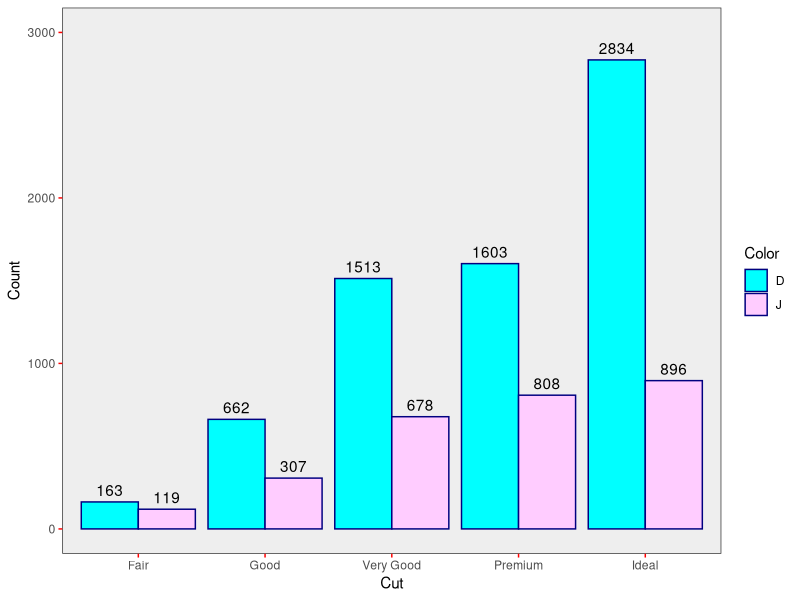

Here is the R script that generated this plot:
library(ggplot2)
library(dplyr)

# Sử dụng dataframe diamonds có sẵn và lọc dữ liệu
df_summary <- diamonds %>%
  filter(color %in% c("D", "J")) %>%
  count(cut, color, name = "count")

# Vẽ biểu đồ cột đôi
ggplot(data = df_summary, aes(x = cut, y = count, fill = color)) +
  geom_col(color = "navy", position = "dodge") +
  geom_text(aes(label = count), position = position_dodge(width = 0.9), vjust = -0.5) +
  theme_bw() +
  labs(x = "Cut", y = "Count", fill = "Color") +
  theme(
    panel.grid.minor = element_blank(),
    panel.grid.major = element_blank(),
    panel.background = element_rect(fill = "#EEEEEE"),
    axis.text.x = element_text(angle = 0, hjust = 0.5),
    plot.title = element_text(hjust = 0.5),
    axis.ticks = element_line(colour = "red")
  ) +
  scale_fill_manual(values = c("D" = "#00FFFF", "J" = "#FFCCFF")) +
  scale_y_continuous(limits = c(0, 3000))
